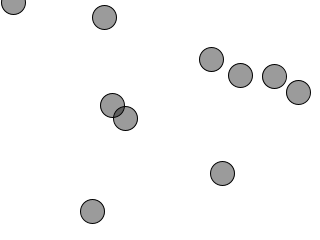
Frame 1 (no input)
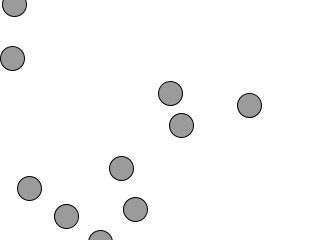
Frame 60 (the mouse pressed at the canvas centre just before this capture)
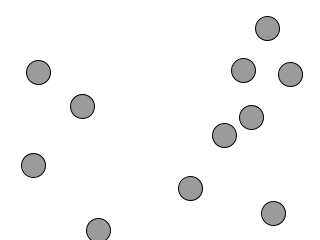
Frame 120 (the mouse held since frame 60 and released just before this capture)

The Processing sketch that drew these frames (run headless with seeded random() and noise(); from frame 60 on, the mouse is pressed at the canvas centre):

// Processing sketch: OneScreen
// ── OneScreen.pde
/**
 * Simple Bouncing Ball Demo
 * <http://code.google.com/p/mostpixelsever/>
 * @author Shiffman
 */


// The list of balls
ArrayList balls;


void setup() {
  size(320,240);
  smooth();

  // Start with 10 balls
  balls = new  ArrayList();
  for (int i = 0; i < 10; i++) {
    Ball ball= new Ball(random(width),random(height));
    balls.add(ball);
  }
}


public void draw() {

  background(255);

  for (int i = 0; i < balls.size(); i++) {
    Ball ball = (Ball) balls.get(i);
    ball.calc();
    ball.display();
  }
}

public void mousePressed() {
  balls.add(new Ball(mouseX,mouseY));
}


// ── Ball.pde
/**
 * Ball class for simple bouncing ball demo
 * <http://http://code.google.com/p/mostpixelsever/>
 * @author Shiffman
 */

class Ball {

  float x = 0;    // Ellipse x location
  float y = 0;    // Ellipse y location
  float xdir = 1; // x velocity
  float ydir = 1; // y velocity

  float r = 24;   // size

  Ball(float _x, float _y){
    xdir = random(-5,5);
    ydir = random(-5,5);
    x = _x;
    y = _y;
  }

  // A simple bounce across the screen
  void calc(){
    if (x < 0 || x > width) xdir *= -1;
    if (y < 0 || y > height) ydir *= -1;
    x += xdir;
    y += ydir;
  }

  void display(){
    stroke(0);
    fill(0,100);
    ellipse(x,y,r,r);
  }
}
